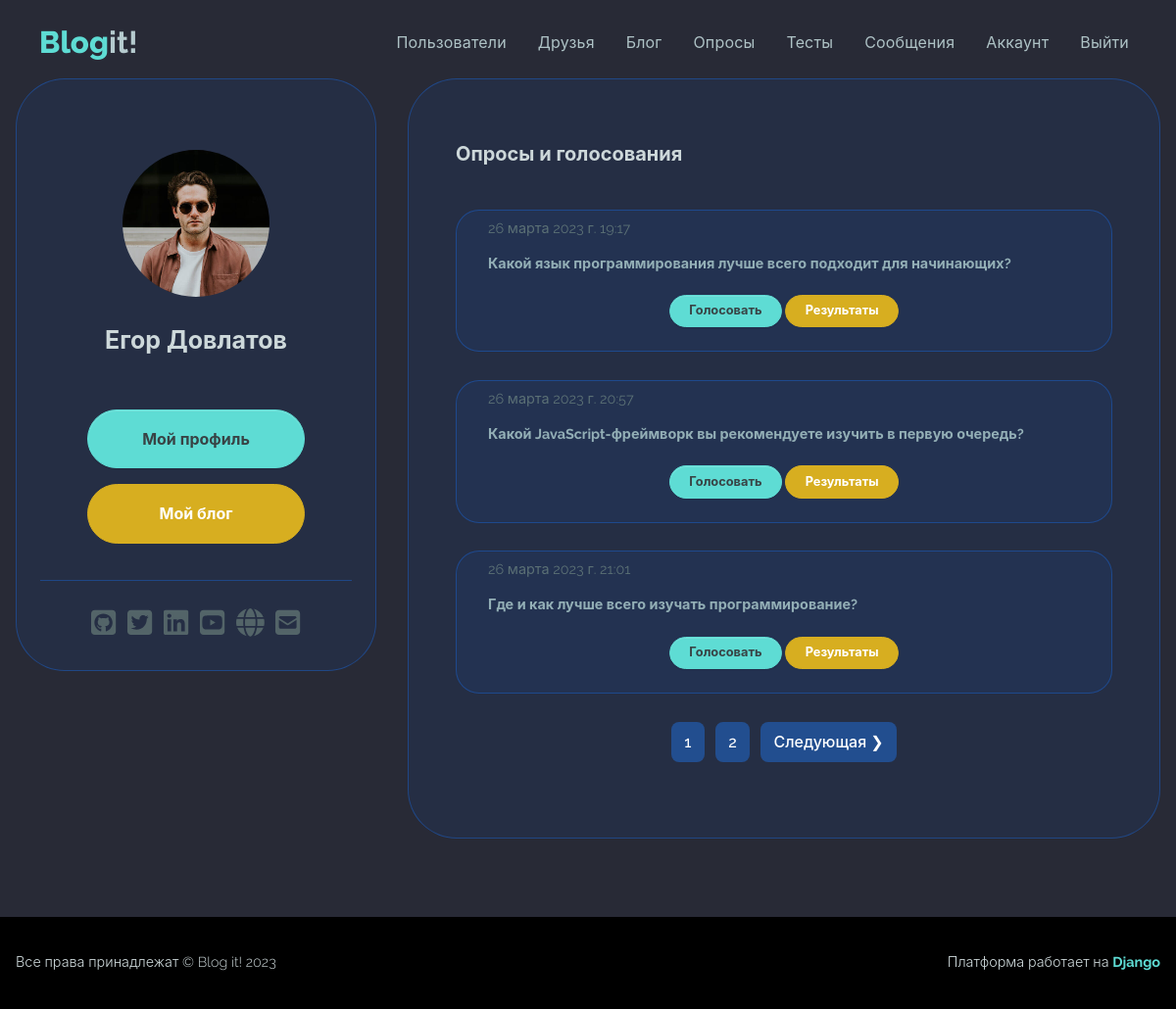
Page /polls/ (signed in) on the committed database.
### users/models.py (models this page shows, shortened)
class Profile(models.Model):
    user = models.OneToOneField(User,
        on_delete=models.CASCADE)
    name = models.CharField(max_length=50,
        blank=True, null=True)
    email = models.EmailField(max_length=50,
        blank=True, null=True)
    username = models.CharField(max_length=50,
        blank=True, null=True)
    summary = models.CharField(max_length=100,
        blank=True, null=True)
    city = models.CharField(max_length=20,
        blank=True, null=True)
    profession = models.CharField(max_length=50,
        blank=True, null=True)
    about = models.TextField(blank=True, null=True)
    image = models.ImageField(
        null=True, blank=True, upload_to='profile_images',
        default='profile_images/default.jpg')
    github = models.CharField(max_length=100,
        default='https://github.com')
    twitter = models.CharField(max_length=100,
        default='https://twitter.com')
    linkedin = models.CharField(max_length=100,
        default='https://linkedin.com')
    youtube = models.CharField(max_length=100,
        default='https://youtube.com')
    website = models.CharField(max_length=100,
        default='https://mysite.com')
    created = models.DateTimeField(auto_now_add=True)
    follows = models.ManyToManyField(
        'self', related_name='followed_by',
        symmetrical=False, blank=True
    )
    class Meta:
        ordering = ['created']
        verbose_name = 'Профиль'
        verbose_name_plural = 'Профили'

### polls/models.py (models this page shows, shortened)
class Question(models.Model):
    name = models.CharField(max_length=300)
    published = models.DateTimeField(auto_now_add=True)
    class Meta:
        ordering = ['published']
        verbose_name = 'Вопрос'
        verbose_name_plural = 'Вопросы'

### polls/views.py (the view)
# urls.py: path('polls/', views.questions, name='questions'),
@login_required()
def questions(request):
    profile = request.user.profile
    questions = Question.objects.all()
    custom_range, questions = paginateObjects(request, questions, 3)
    context = {'questions': questions, 'custom_range': custom_range, 'profile': profile}
    return render(request, 'polls/questions.html', context)

### users/utils.py (called while the page is built)
def paginateObjects(request, objects, results):
    page = request.GET.get('page')
    paginator = Paginator(objects, results)
    try:
        objects = paginator.page(page)
    except PageNotAnInteger:
        page = 1
        objects = paginator.page(page)
    except EmptyPage:
        page = paginator.num_pages
        objects = paginator.page(page)
    leftIndex = (int(page) - 4)
    if leftIndex < 1:
        leftIndex = 1
    rightIndex = (int(page) + 5)
    if rightIndex > paginator.num_pages:
        rightIndex = paginator.num_pages + 1
    custom_range = range(leftIndex, rightIndex)
    return custom_range, objects

### polls/templates/polls/questions.html
{% extends 'base.html' %}
{% block content %}
    <section>
        <main class="mt-5 mb-5">
            <div class="container">
                <div class="main-body">
                    <div class="row">
                        <div class="col-lg-4">
                            <div class="card p-3 card-soft-primary">
                                <div class="card-body">
                                    <div class="d-flex flex-column align-items-center text-center">
                                        <div class="profile-image-wrapper mt-5">
                                            <div class="profile-image">
                                                <img src="{{ profile.image.url }}" alt="profile" />
                                            </div>
                                        </div>
                                        <div class="mt-1">
                                            <h5 class="fw-bold fs-2 text-200 mb-5 text-center">{{ profile.name }}</h5>
                                            <div class="text-center">
                                                <div class="col-12 d-grid">
                                                    <div class="text-center">
                                                        <a class="btn btn-primary rounded-pill my-2 col-9"
                                                           href="{% url 'account' %}">Мой профиль</a>
                                                        <a class="btn btn-warning rounded-pill my-2 col-9"
                                                           href="{% url 'blog:my-blog' %}">Мой блог</a>
                                                    </div>
                                                </div>
                                            </div>
                                        </div>
                                    </div>
                                    <hr class="my-4">
                                    <div class="text-center">{% include 'socials.html' %}</div>
                                </div>
                            </div>
                        </div>
                        <div class="col-lg-8">
                            <div class="card p-3 h-100 card-soft-primary">
                                <div class="profile-card-body">
                                    <div class="row mb-3">
                                        <div class="col-12">
                                            <h6 class="fw-bold fs-1 text-200 my-3">Опросы и голосования</h6>
                                        </div>
                                    </div>
                                    <div>
                                        {% for question in questions %}
                                            <div class="message-card card-soft-primary mt-4">
                                                <div class="card-body px-4">
                                                    <span class="text-end">{{ question.published }}</span>
                                                    <h6 class="fs--1 text-400 py-3">{{ question.name }}</h6>
                                                    <div class="text-center mb-3">
                                                        <a href="{% url 'polls:question' question.id %}"
                                                           class="btn btn-primary rounded-pill btn-sm">Голосовать</a>
                                                        <a href="{% url 'polls:results' question.id %}"
                                                           class="btn btn-warning rounded-pill btn-sm">Результаты</a>
                                                    </div>
                                                </div>
                                            </div>
                                        {% endfor %}
                                    </div>
                                    <div class="my-4">{% include 'pagination.html' with queryset=questions custom_range=custom_range %}</div>
                                </div>
                            </div>
                        </div>
                    </div>
                </div>
            </div>
        </main>
    </section>
{% endblock %}

### rows in the picture
Profile: image (picture), name "Егор Довлатов"
Question: published "26 марта 2023 г. 19:17", name "Какой язык программирования лучше всего подходит для начинающих?"
Question: published "26 марта 2023 г. 20:57", name "Какой JavaScript-фреймворк вы рекомендуете изучить в первую очередь?"
Question: published "26 марта 2023 г. 21:01", name "Где и как лучше всего изучать программирование?"

### other values in the picture
{{ page }} "1"
{{ page }} "2"
